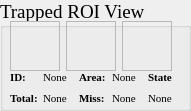
  <widget class="QGroupBox" name="grp_trappedROIView">
   <property name="geometry">
    <rect>
     <x>790</x>
     <y>560</y>
     <width>191</width>
     <height>111</height>
    </rect>
   </property>
   <property name="minimumSize">
    <size>
     <width>0</width>
     <height>0</height>
    </size>
   </property>
   <property name="maximumSize">
    <size>
     <width>666</width>
     <height>666</height>
    </size>
   </property>
   <property name="font">
    <font>
     <family>Times New Roman</family>
     <pointsize>14</pointsize>
    </font>
   </property>
   <property name="title">
    <string>Trapped ROI View</string>
   </property>
   <widget class="QWidget" name="layoutWidget">
    <property name="geometry">
     <rect>
      <x>10</x>
      <y>70</y>
      <width>170</width>
      <height>38</height>
     </rect>
    </property>
    <layout class="QGridLayout" name="gridLayout_24">
     <item row="0" column="0">
      <widget class="QLabel" name="lb_cameraState_57">
       <property name="minimumSize">
        <size>
         <width>27</width>
         <height>15</height>
        </size>
       </property>
       <property name="maximumSize">
        <size>
         <width>27</width>
         <height>15</height>
        </size>
       </property>
       <property name="font">
        <font>
         <family>Times New Roman</family>
         <pointsize>8</pointsize>
         <weight>75</weight>
         <bold>true</bold>
        </font>
       </property>
       <property name="text">
        <string>ID:</string>
       </property>
      </widget>
     </item>
     <item row="0" column="1">
      <widget class="QLabel" name="lb_trappedCell_id">
       <property name="minimumSize">
        <size>
         <width>30</width>
         <height>15</height>
        </size>
       </property>
       <property name="maximumSize">
        <size>
         <width>30</width>
         <height>15</height>
        </size>
       </property>
       <property name="font">
        <font>
         <family>Times New Roman</family>
         <pointsize>8</pointsize>
         <weight>50</weight>
         <bold>false</bold>
        </font>
       </property>
       <property name="text">
        <string>None</string>
       </property>
      </widget>
     </item>
     <item row="0" column="2">
      <widget class="QLabel" name="lb_cameraState_35">
       <property name="minimumSize">
        <size>
         <width>27</width>
         <height>15</height>
        </size>
       </property>
       <property name="maximumSize">
        <size>
         <width>27</width>
         <height>15</height>
        </size>
       </property>
       <property name="font">
        <font>
         <family>Times New Roman</family>
         <pointsize>8</pointsize>
         <weight>75</weight>
         <bold>true</bold>
        </font>
       </property>
       <property name="text">
        <string>Area:</string>
       </property>
      </widget>
     </item>
     <item row="0" column="3">
      <widget class="QLabel" name="lb_trappedCellArea">
       <property name="minimumSize">
        <size>
         <width>25</width>
         <height>15</height>
        </size>
       </property>
       <property name="maximumSize">
        <size>
         <width>25</width>
         <height>15</height>
        </size>
       </property>
       <property name="font">
        <font>
         <family>Times New Roman</family>
         <pointsize>8</pointsize>
         <weight>50</weight>
         <bold>false</bold>
        </font>
       </property>
       <property name="text">
        <string>None</string>
       </property>
      </widget>
     </item>
     <item row="0" column="4">
      <widget class="QLabel" name="lb_cameraState_28">
       <property name="minimumSize">
        <size>
         <width>30</width>
         <height>15</height>
        </size>
       </property>
       <property name="maximumSize">
        <size>
         <width>30</width>
         <height>15</height>
        </size>
       </property>
       <property name="font">
        <font>
         <family>Times New Roman</family>
         <pointsize>8</pointsize>
         <weight>75</weight>
         <bold>true</bold>
        </font>
       </property>
       <property name="text">
        <string>State</string>
       </property>
      </widget>
     </item>
     <item row="1" column="0">
      <widget class="QLabel" name="lb_cameraState_55">
       <property name="minimumSize">
        <size>
         <width>27</width>
         <height>15</height>
        </size>
       </property>
       <property name="maximumSize">
        <size>
         <width>27</width>
         <height>15</height>
        </size>
       </property>
       <property name="font">
        <font>
         <family>Times New Roman</family>
         <pointsize>8</pointsize>
         <weight>75</weight>
         <bold>true</bold>
        </font>
       </property>
       <property name="text">
        <string>Total:</string>
       </property>
      </widget>
     </item>
     <item row="1" column="1">
      <widget class="QLabel" name="lb_trappedCell_total">
       <property name="minimumSize">
        <size>
         <width>30</width>
         <height>15</height>
        </size>
       </property>
       <property name="maximumSize">
        <size>
         <width>30</width>
         <height>15</height>
        </size>
       </property>
       <property name="font">
        <font>
         <family>Times New Roman</family>
         <pointsize>8</pointsize>
         <weight>50</weight>
         <bold>false</bold>
        </font>
       </property>
       <property name="text">
        <string>None</string>
       </property>
      </widget>
     </item>
     <item row="1" column="2">
      <widget class="QLabel" name="lb_cameraState_60">
       <property name="minimumSize">
        <size>
         <width>27</width>
         <height>15</height>
        </size>
       </property>
       <property name="maximumSize">
        <size>
         <width>27</width>
         <height>15</height>
        </size>
       </property>
       <property name="font">
        <font>
         <family>Times New Roman</family>
         <pointsize>8</pointsize>
         <weight>75</weight>
         <bold>true</bold>
        </font>
       </property>
       <property name="text">
        <string>Miss:</string>
       </property>
      </widget>
     </item>
     <item row="1" column="3">
      <widget class="QLabel" name="lb_trappedCell_miss">
       <property name="minimumSize">
        <size>
         <width>30</width>
         <height>15</height>
        </size>
       </property>
       <property name="maximumSize">
        <size>
         <width>30</width>
         <height>15</height>
        </size>
       </property>
       <property name="font">
        <font>
         <family>Times New Roman</family>
         <pointsize>8</pointsize>
         <weight>50</weight>
         <bold>false</bold>
        </font>
       </property>
       <property name="text">
        <string>None</string>
       </property>
      </widget>
     </item>
     <item row="1" column="4">
      <widget class="QLabel" name="lb_trappedROI_state">
       <property name="minimumSize">
        <size>
         <width>30</width>
         <height>15</height>
        </size>
       </property>
       <property name="maximumSize">
        <size>
         <width>30</width>
         <height>15</height>
        </size>
       </property>
       <property name="font">
        <font>
         <family>Times New Roman</family>
         <pointsize>8</pointsize>
         <weight>50</weight>
         <bold>false</bold>
        </font>
       </property>
       <property name="text">
        <string>None</string>
       </property>
      </widget>
     </item>
    </layout>
   </widget>
   <widget class="QWidget" name="layoutWidget">
    <property name="geometry">
     <rect>
      <x>10</x>
      <y>20</y>
      <width>164</width>
      <height>52</height>
     </rect>
    </property>
    <layout class="QGridLayout" name="gridLayout_14">
     <item row="0" column="0">
      <widget class="QLabel" name="lb_trappedROIView_original">
       <property name="minimumSize">
        <size>
         <width>50</width>
         <height>50</height>
        </size>
       </property>
       <property name="maximumSize">
        <size>
         <width>50</width>
         <height>50</height>
        </size>
       </property>
       <property name="font">
        <font>
         <family>Times New Roman</family>
         <pointsize>14</pointsize>
         <weight>50</weight>
         <bold>false</bold>
        </font>
       </property>
       <property name="frameShape">
        <enum>QFrame::StyledPanel</enum>
       </property>
       <property name="text">
        <string/>
       </property>
      </widget>
     </item>
     <item row="0" column="1">
      <widget class="QLabel" name="lb_trappedROIView_processed">
       <property name="minimumSize">
        <size>
         <width>50</width>
         <height>50</height>
        </size>
       </property>
       <property name="maximumSize">
        <size>
         <width>50</width>
         <height>50</height>
        </size>
       </property>
       <property name="font">
        <font>
         <family>Times New Roman</family>
         <pointsize>14</pointsize>
         <weight>50</weight>
         <bold>false</bold>
        </font>
       </property>
       <property name="frameShape">
        <enum>QFrame::StyledPanel</enum>
       </property>
       <property name="text">
        <string/>
       </property>
      </widget>
     </item>
     <item row="0" column="2">
      <widget class="QLabel" name="lb_trappedROIView_target">
       <property name="minimumSize">
        <size>
         <width>50</width>
         <height>50</height>
        </size>
       </property>
       <property name="maximumSize">
        <size>
         <width>50</width>
         <height>50</height>
        </size>
       </property>
       <property name="font">
        <font>
         <family>Times New Roman</family>
         <pointsize>14</pointsize>
         <weight>50</weight>
         <bold>false</bold>
        </font>
       </property>
       <property name="frameShape">
        <enum>QFrame::StyledPanel</enum>
       </property>
       <property name="text">
        <string/>
       </property>
      </widget>
     </item>
    </layout>
   </widget>
  </widget>
